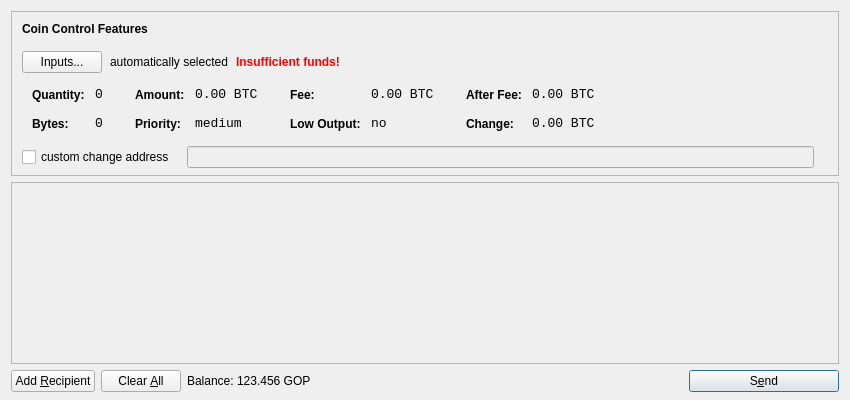
<?xml version="1.0" encoding="UTF-8"?>
<ui version="4.0">
 <class>SendCoinsDialog</class>
 <widget class="QDialog" name="SendCoinsDialog">
  <property name="geometry">
   <rect>
    <x>0</x>
    <y>0</y>
    <width>850</width>
    <height>400</height>
   </rect>
  </property>
  <property name="windowTitle">
   <string>Send Coins</string>
  </property>
  <layout class="QVBoxLayout" name="verticalLayout" stretch="0,1,0">
   <property name="bottomMargin">
    <number>8</number>
   </property>
   <item>
    <widget class="QFrame" name="frameCoinControl">
     <property name="sizePolicy">
      <sizepolicy hsizetype="Expanding" vsizetype="Expanding">
       <horstretch>0</horstretch>
       <verstretch>0</verstretch>
      </sizepolicy>
     </property>
     <property name="maximumSize">
      <size>
       <width>16777215</width>
       <height>16777215</height>
      </size>
     </property>
     <property name="frameShape">
      <enum>QFrame::StyledPanel</enum>
     </property>
     <property name="frameShadow">
      <enum>QFrame::Sunken</enum>
     </property>
     <layout class="QVBoxLayout" name="verticalLayoutCoinControl2">
      <property name="spacing">
       <number>-1</number>
      </property>
      <property name="leftMargin">
       <number>0</number>
      </property>
      <property name="topMargin">
       <number>0</number>
      </property>
      <property name="rightMargin">
       <number>0</number>
      </property>
      <property name="bottomMargin">
       <number>6</number>
      </property>
      <item>
       <layout class="QVBoxLayout" name="verticalLayoutCoinControl" stretch="0,0,0,0,1">
        <property name="spacing">
         <number>0</number>
        </property>
        <property name="leftMargin">
         <number>10</number>
        </property>
        <property name="topMargin">
         <number>10</number>
        </property>
        <item>
         <layout class="QHBoxLayout" name="horizontalLayoutCoinControl1">
          <property name="bottomMargin">
           <number>15</number>
          </property>
          <item>
           <widget class="QLabel" name="labelCoinControlFeatures">
            <property name="sizePolicy">
             <sizepolicy hsizetype="Preferred" vsizetype="Maximum">
              <horstretch>0</horstretch>
              <verstretch>0</verstretch>
             </sizepolicy>
            </property>
            <property name="font">
             <font>
              <weight>75</weight>
              <bold>true</bold>
             </font>
            </property>
            <property name="styleSheet">
             <string notr="true">font-weight:bold;</string>
            </property>
            <property name="text">
             <string>Coin Control Features</string>
            </property>
           </widget>
          </item>
         </layout>
        </item>
        <item>
         <layout class="QHBoxLayout" name="horizontalLayoutCoinControl2" stretch="0,0,0,0">
          <property name="spacing">
           <number>8</number>
          </property>
          <property name="bottomMargin">
           <number>10</number>
          </property>
          <item>
           <widget class="QPushButton" name="pushButtonCoinControl">
            <property name="styleSheet">
             <string notr="true"/>
            </property>
            <property name="text">
             <string>Inputs...</string>
            </property>
           </widget>
          </item>
          <item>
           <widget class="QLabel" name="labelCoinControlAutomaticallySelected">
            <property name="text">
             <string>automatically selected</string>
            </property>
            <property name="margin">
             <number>5</number>
            </property>
           </widget>
          </item>
          <item>
           <widget class="QLabel" name="labelCoinControlInsuffFunds">
            <property name="font">
             <font>
              <weight>75</weight>
              <bold>true</bold>
             </font>
            </property>
            <property name="styleSheet">
             <string notr="true">color:red;font-weight:bold;</string>
            </property>
            <property name="text">
             <string>Insufficient funds!</string>
            </property>
            <property name="margin">
             <number>5</number>
            </property>
           </widget>
          </item>
          <item>
           <spacer name="horizontalSpacerCoinControl">
            <property name="orientation">
             <enum>Qt::Horizontal</enum>
            </property>
            <property name="sizeHint" stdset="0">
             <size>
              <width>40</width>
              <height>1</height>
             </size>
            </property>
           </spacer>
          </item>
         </layout>
        </item>
        <item>
         <widget class="QWidget" name="widgetCoinControl" native="true">
          <property name="sizePolicy">
           <sizepolicy hsizetype="Preferred" vsizetype="Preferred">
            <horstretch>0</horstretch>
            <verstretch>0</verstretch>
           </sizepolicy>
          </property>
          <property name="minimumSize">
           <size>
            <width>0</width>
            <height>0</height>
           </size>
          </property>
          <property name="styleSheet">
           <string notr="true"/>
          </property>
          <layout class="QHBoxLayout" name="horizontalLayoutCoinControl5">
           <property name="margin">
            <number>0</number>
           </property>
           <item>
            <layout class="QHBoxLayout" name="horizontalLayoutCoinControl3" stretch="0,0,0,1">
             <property name="spacing">
              <number>20</number>
             </property>
             <property name="topMargin">
              <number>0</number>
             </property>
             <property name="bottomMargin">
              <number>10</number>
             </property>
             <item>
              <layout class="QFormLayout" name="formLayoutCoinControl1">
               <property name="horizontalSpacing">
                <number>10</number>
               </property>
               <property name="verticalSpacing">
                <number>14</number>
               </property>
               <property name="leftMargin">
                <number>10</number>
               </property>
               <property name="topMargin">
                <number>4</number>
               </property>
               <property name="rightMargin">
                <number>6</number>
               </property>
               <item row="0" column="0">
                <widget class="QLabel" name="labelCoinControlQuantityText">
                 <property name="styleSheet">
                  <string notr="true">font-weight:bold;</string>
                 </property>
                 <property name="text">
                  <string>Quantity:</string>
                 </property>
                 <property name="margin">
                  <number>0</number>
                 </property>
                </widget>
               </item>
               <item row="0" column="1">
                <widget class="QLabel" name="labelCoinControlQuantity">
                 <property name="font">
                  <font>
                   <family>Monospace</family>
                   <pointsize>10</pointsize>
                  </font>
                 </property>
                 <property name="cursor">
                  <cursorShape>IBeamCursor</cursorShape>
                 </property>
                 <property name="contextMenuPolicy">
                  <enum>Qt::ActionsContextMenu</enum>
                 </property>
                 <property name="text">
                  <string notr="true">0</string>
                 </property>
                 <property name="margin">
                  <number>0</number>
                 </property>
                 <property name="textInteractionFlags">
                  <set>Qt::LinksAccessibleByMouse|Qt::TextSelectableByKeyboard|Qt::TextSelectableByMouse</set>
                 </property>
                </widget>
               </item>
               <item row="1" column="0">
                <widget class="QLabel" name="labelCoinControlBytesText">
                 <property name="styleSheet">
                  <string notr="true">font-weight:bold;</string>
                 </property>
                 <property name="text">
                  <string>Bytes:</string>
                 </property>
                </widget>
               </item>
               <item row="1" column="1">
                <widget class="QLabel" name="labelCoinControlBytes">
                 <property name="font">
                  <font>
                   <family>Monospace</family>
                   <pointsize>10</pointsize>
                  </font>
                 </property>
                 <property name="cursor">
                  <cursorShape>IBeamCursor</cursorShape>
                 </property>
                 <property name="contextMenuPolicy">
                  <enum>Qt::ActionsContextMenu</enum>
                 </property>
                 <property name="text">
                  <string notr="true">0</string>
                 </property>
                 <property name="textInteractionFlags">
                  <set>Qt::LinksAccessibleByMouse|Qt::TextSelectableByKeyboard|Qt::TextSelectableByMouse</set>
                 </property>
                </widget>
               </item>
              </layout>
             </item>
             <item>
              <layout class="QFormLayout" name="formLayoutCoinControl2">
               <property name="horizontalSpacing">
                <number>10</number>
               </property>
               <property name="verticalSpacing">
                <number>14</number>
               </property>
               <property name="leftMargin">
                <number>6</number>
               </property>
               <property name="topMargin">
                <number>4</number>
               </property>
               <property name="rightMargin">
                <number>6</number>
               </property>
               <item row="0" column="0">
                <widget class="QLabel" name="labelCoinControlAmountText">
                 <property name="styleSheet">
                  <string notr="true">font-weight:bold;</string>
                 </property>
                 <property name="text">
                  <string>Amount:</string>
                 </property>
                 <property name="margin">
                  <number>0</number>
                 </property>
                </widget>
               </item>
               <item row="0" column="1">
                <widget class="QLabel" name="labelCoinControlAmount">
                 <property name="font">
                  <font>
                   <family>Monospace</family>
                   <pointsize>10</pointsize>
                  </font>
                 </property>
                 <property name="cursor">
                  <cursorShape>IBeamCursor</cursorShape>
                 </property>
                 <property name="contextMenuPolicy">
                  <enum>Qt::ActionsContextMenu</enum>
                 </property>
                 <property name="text">
                  <string notr="true">0.00 BTC</string>
                 </property>
                 <property name="textInteractionFlags">
                  <set>Qt::LinksAccessibleByMouse|Qt::TextSelectableByKeyboard|Qt::TextSelectableByMouse</set>
                 </property>
                </widget>
               </item>
               <item row="1" column="0">
                <widget class="QLabel" name="labelCoinControlPriorityText">
                 <property name="styleSheet">
                  <string notr="true">font-weight:bold;</string>
                 </property>
                 <property name="text">
                  <string>Priority:</string>
                 </property>
                </widget>
               </item>
               <item row="1" column="1">
                <widget class="QLabel" name="labelCoinControlPriority">
                 <property name="font">
                  <font>
                   <family>Monospace</family>
                   <pointsize>10</pointsize>
                  </font>
                 </property>
                 <property name="cursor">
                  <cursorShape>IBeamCursor</cursorShape>
                 </property>
                 <property name="contextMenuPolicy">
                  <enum>Qt::ActionsContextMenu</enum>
                 </property>
                 <property name="text">
                  <string>medium</string>
                 </property>
                 <property name="textInteractionFlags">
                  <set>Qt::LinksAccessibleByMouse|Qt::TextSelectableByKeyboard|Qt::TextSelectableByMouse</set>
                 </property>
                </widget>
               </item>
              </layout>
             </item>
             <item>
              <layout class="QFormLayout" name="formLayoutCoinControl3">
               <property name="horizontalSpacing">
                <number>10</number>
               </property>
               <property name="verticalSpacing">
                <number>14</number>
               </property>
               <property name="leftMargin">
                <number>6</number>
               </property>
               <property name="topMargin">
                <number>4</number>
               </property>
               <property name="rightMargin">
                <number>6</number>
               </property>
               <item row="0" column="0">
                <widget class="QLabel" name="labelCoinControlFeeText">
                 <property name="styleSheet">
                  <string notr="true">font-weight:bold;</string>
                 </property>
                 <property name="text">
                  <string>Fee:</string>
                 </property>
                 <property name="margin">
                  <number>0</number>
                 </property>
                </widget>
               </item>
               <item row="0" column="1">
                <widget class="QLabel" name="labelCoinControlFee">
                 <property name="font">
                  <font>
                   <family>Monospace</family>
                   <pointsize>10</pointsize>
                  </font>
                 </property>
                 <property name="cursor">
                  <cursorShape>IBeamCursor</cursorShape>
                 </property>
                 <property name="contextMenuPolicy">
                  <enum>Qt::ActionsContextMenu</enum>
                 </property>
                 <property name="text">
                  <string notr="true">0.00 BTC</string>
                 </property>
                 <property name="textInteractionFlags">
                  <set>Qt::LinksAccessibleByMouse|Qt::TextSelectableByKeyboard|Qt::TextSelectableByMouse</set>
                 </property>
                </widget>
               </item>
               <item row="1" column="0">
                <widget class="QLabel" name="labelCoinControlLowOutputText">
                 <property name="styleSheet">
                  <string notr="true">font-weight:bold;</string>
                 </property>
                 <property name="text">
                  <string>Low Output:</string>
                 </property>
                </widget>
               </item>
               <item row="1" column="1">
                <widget class="QLabel" name="labelCoinControlLowOutput">
                 <property name="font">
                  <font>
                   <family>Monospace</family>
                   <pointsize>10</pointsize>
                  </font>
                 </property>
                 <property name="cursor">
                  <cursorShape>IBeamCursor</cursorShape>
                 </property>
                 <property name="contextMenuPolicy">
                  <enum>Qt::ActionsContextMenu</enum>
                 </property>
                 <property name="text">
                  <string>no</string>
                 </property>
                 <property name="textInteractionFlags">
                  <set>Qt::LinksAccessibleByMouse|Qt::TextSelectableByKeyboard|Qt::TextSelectableByMouse</set>
                 </property>
                </widget>
               </item>
              </layout>
             </item>
             <item>
              <layout class="QFormLayout" name="formLayoutCoinControl4">
               <property name="horizontalSpacing">
                <number>10</number>
               </property>
               <property name="verticalSpacing">
                <number>14</number>
               </property>
               <property name="leftMargin">
                <number>6</number>
               </property>
               <property name="topMargin">
                <number>4</number>
               </property>
               <property name="rightMargin">
                <number>6</number>
               </property>
               <item row="0" column="0">
                <widget class="QLabel" name="labelCoinControlAfterFeeText">
                 <property name="styleSheet">
                  <string notr="true">font-weight:bold;</string>
                 </property>
                 <property name="text">
                  <string>After Fee:</string>
                 </property>
                 <property name="margin">
                  <number>0</number>
                 </property>
                </widget>
               </item>
               <item row="0" column="1">
                <widget class="QLabel" name="labelCoinControlAfterFee">
                 <property name="font">
                  <font>
                   <family>Monospace</family>
                   <pointsize>10</pointsize>
                  </font>
                 </property>
                 <property name="cursor">
                  <cursorShape>IBeamCursor</cursorShape>
                 </property>
                 <property name="contextMenuPolicy">
                  <enum>Qt::ActionsContextMenu</enum>
                 </property>
                 <property name="text">
                  <string notr="true">0.00 BTC</string>
                 </property>
                 <property name="textInteractionFlags">
                  <set>Qt::LinksAccessibleByMouse|Qt::TextSelectableByKeyboard|Qt::TextSelectableByMouse</set>
                 </property>
                </widget>
               </item>
               <item row="1" column="0">
                <widget class="QLabel" name="labelCoinControlChangeText">
                 <property name="styleSheet">
                  <string notr="true">font-weight:bold;</string>
                 </property>
                 <property name="text">
                  <string>Change:</string>
                 </property>
                </widget>
               </item>
               <item row="1" column="1">
                <widget class="QLabel" name="labelCoinControlChange">
                 <property name="font">
                  <font>
                   <family>Monospace</family>
                   <pointsize>10</pointsize>
                  </font>
                 </property>
                 <property name="cursor">
                  <cursorShape>IBeamCursor</cursorShape>
                 </property>
                 <property name="contextMenuPolicy">
                  <enum>Qt::ActionsContextMenu</enum>
                 </property>
                 <property name="text">
                  <string notr="true">0.00 BTC</string>
                 </property>
                 <property name="textInteractionFlags">
                  <set>Qt::LinksAccessibleByMouse|Qt::TextSelectableByKeyboard|Qt::TextSelectableByMouse</set>
                 </property>
                </widget>
               </item>
              </layout>
             </item>
            </layout>
           </item>
          </layout>
         </widget>
        </item>
        <item>
         <layout class="QHBoxLayout" name="horizontalLayoutCoinControl4" stretch="0,0,0">
          <property name="spacing">
           <number>12</number>
          </property>
          <property name="sizeConstraint">
           <enum>QLayout::SetDefaultConstraint</enum>
          </property>
          <property name="topMargin">
           <number>5</number>
          </property>
          <property name="rightMargin">
           <number>5</number>
          </property>
          <item>
           <widget class="QCheckBox" name="checkBoxCoinControlChange">
            <property name="text">
             <string>custom change address</string>
            </property>
           </widget>
          </item>
          <item>
           <widget class="QLineEdit" name="lineEditCoinControlChange">
            <property name="enabled">
             <bool>false</bool>
            </property>
            <property name="sizePolicy">
             <sizepolicy hsizetype="Expanding" vsizetype="Fixed">
              <horstretch>0</horstretch>
              <verstretch>0</verstretch>
             </sizepolicy>
            </property>
           </widget>
          </item>
          <item>
           <widget class="QLabel" name="labelCoinControlChangeLabel">
            <property name="sizePolicy">
             <sizepolicy hsizetype="Preferred" vsizetype="Expanding">
              <horstretch>0</horstretch>
              <verstretch>0</verstretch>
             </sizepolicy>
            </property>
            <property name="minimumSize">
             <size>
              <width>0</width>
              <height>0</height>
             </size>
            </property>
            <property name="text">
             <string/>
            </property>
            <property name="margin">
             <number>3</number>
            </property>
           </widget>
          </item>
         </layout>
        </item>
        <item>
         <spacer name="verticalSpacerCoinControl">
          <property name="orientation">
           <enum>Qt::Vertical</enum>
          </property>
          <property name="sizeHint" stdset="0">
           <size>
            <width>800</width>
            <height>1</height>
           </size>
          </property>
         </spacer>
        </item>
       </layout>
      </item>
     </layout>
    </widget>
   </item>
   <item>
    <widget class="QScrollArea" name="scrollArea">
     <property name="widgetResizable">
      <bool>true</bool>
     </property>
     <widget class="QWidget" name="scrollAreaWidgetContents">
      <property name="geometry">
       <rect>
        <x>0</x>
        <y>0</y>
        <width>830</width>
        <height>165</height>
       </rect>
      </property>
      <layout class="QVBoxLayout" name="verticalLayout_2">
       <property name="margin">
        <number>0</number>
       </property>
       <item>
        <layout class="QVBoxLayout" name="entries">
         <property name="spacing">
          <number>6</number>
         </property>
        </layout>
       </item>
       <item>
        <spacer name="verticalSpacer">
         <property name="orientation">
          <enum>Qt::Vertical</enum>
         </property>
         <property name="sizeHint" stdset="0">
          <size>
           <width>20</width>
           <height>40</height>
          </size>
         </property>
        </spacer>
       </item>
      </layout>
     </widget>
    </widget>
   </item>
   <item>
    <layout class="QHBoxLayout" name="horizontalLayout">
     <item>
      <widget class="QPushButton" name="addButton">
       <property name="toolTip">
        <string>Send to multiple recipients at once</string>
       </property>
       <property name="text">
        <string>Add &amp;Recipient</string>
       </property>
       <property name="icon">
        <iconset resource="../bitcoin.qrc">
         <normaloff>:/icons/add</normaloff>:/icons/add</iconset>
       </property>
       <property name="autoDefault">
        <bool>false</bool>
       </property>
      </widget>
     </item>
     <item>
      <widget class="QPushButton" name="clearButton">
       <property name="sizePolicy">
        <sizepolicy hsizetype="Minimum" vsizetype="Fixed">
         <horstretch>0</horstretch>
         <verstretch>0</verstretch>
        </sizepolicy>
       </property>
       <property name="toolTip">
        <string>Remove all transaction fields</string>
       </property>
       <property name="text">
        <string>Clear &amp;All</string>
       </property>
       <property name="icon">
        <iconset resource="../bitcoin.qrc">
         <normaloff>:/icons/remove</normaloff>:/icons/remove</iconset>
       </property>
       <property name="autoRepeatDelay">
        <number>300</number>
       </property>
       <property name="autoDefault">
        <bool>false</bool>
       </property>
      </widget>
     </item>
     <item>
      <layout class="QHBoxLayout" name="horizontalLayout_2">
       <property name="spacing">
        <number>3</number>
       </property>
       <item>
        <widget class="QLabel" name="label">
         <property name="text">
          <string>Balance:</string>
         </property>
        </widget>
       </item>
       <item>
        <widget class="QLabel" name="labelBalance">
         <property name="cursor">
          <cursorShape>IBeamCursor</cursorShape>
         </property>
         <property name="text">
          <string>123.456 GOP</string>
         </property>
         <property name="textInteractionFlags">
          <set>Qt::LinksAccessibleByMouse|Qt::TextSelectableByKeyboard|Qt::TextSelectableByMouse</set>
         </property>
        </widget>
       </item>
      </layout>
     </item>
     <item>
      <spacer name="horizontalSpacer">
       <property name="orientation">
        <enum>Qt::Horizontal</enum>
       </property>
       <property name="sizeHint" stdset="0">
        <size>
         <width>40</width>
         <height>20</height>
        </size>
       </property>
      </spacer>
     </item>
     <item>
      <widget class="QPushButton" name="sendButton">
       <property name="minimumSize">
        <size>
         <width>150</width>
         <height>0</height>
        </size>
       </property>
       <property name="toolTip">
        <string>Confirm the send action</string>
       </property>
       <property name="text">
        <string>S&amp;end</string>
       </property>
       <property name="icon">
        <iconset resource="../bitcoin.qrc">
         <normaloff>:/icons/send</normaloff>:/icons/send</iconset>
       </property>
       <property name="default">
        <bool>true</bool>
       </property>
      </widget>
     </item>
    </layout>
   </item>
  </layout>
 </widget>
 <resources>
  <include location="../bitcoin.qrc"/>
 </resources>
 <connections/>
</ui>
